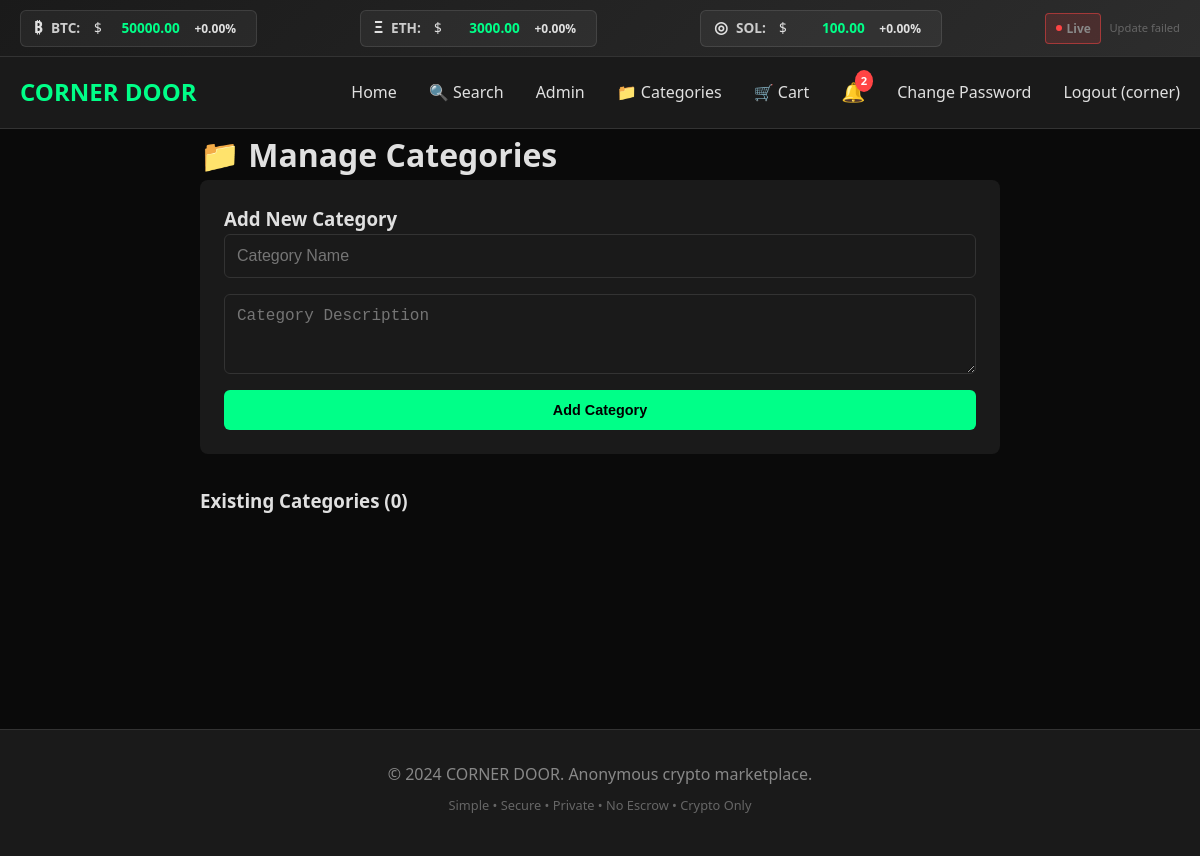
The app's page /admin/categories (signed in), older data.
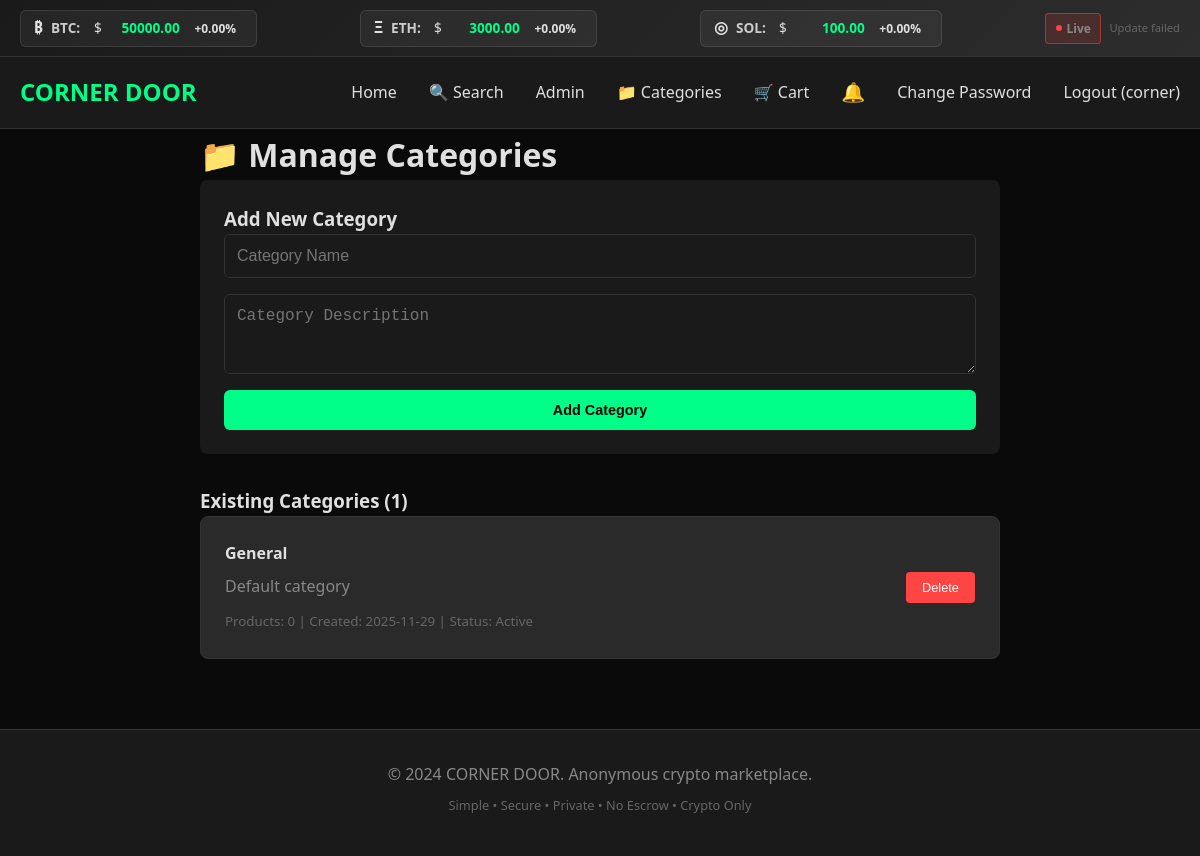
The same page, newer data.
### app.py (models this page shows, shortened)
class User(UserMixin, db.Model):
    id = db.Column(db.Integer, primary_key=True)
    username = db.Column(db.String(80), unique=True, nullable=False)
    password_hash = db.Column(db.String(120), nullable=False)
    recovery_phrase = db.Column(db.String(200))
    created_at = db.Column(db.DateTime, default=datetime.utcnow)
    is_active = db.Column(db.Boolean, default=True)
    is_admin = db.Column(db.Boolean, default=False)
    ip_hash = db.Column(db.String(64))
    unread_notifications = db.Column(db.Integer, default=0)
    unread_messages = db.Column(db.Integer, default=0)

class Category(db.Model):
    id = db.Column(db.Integer, primary_key=True)
    name = db.Column(db.String(50), unique=True, nullable=False)
    description = db.Column(db.Text)
    is_active = db.Column(db.Boolean, default=True)
    created_at = db.Column(db.DateTime, default=datetime.utcnow)
    products = db.relationship('Product', backref='category', lazy=True)

### app.py (the view, shortened to what this page needs)
@app.route('/admin/categories', methods=['GET', 'POST'])
@login_required
def admin_categories():
    if not current_user.is_admin:
        flash('Access denied', 'error')
        return redirect(url_for('index'))
    categories = Category.query.all()
    return render_template('admin/categories.html', categories=categories)

### app.py (called while the page is built)
@app.context_processor
def utility_processor():
    return dict(usd_to_crypto=usd_to_crypto)

@login_manager.user_loader
def load_user(user_id):
    return db.session.get(User, int(user_id))

### templates/admin/categories.html (shortened to what this page needs)
{% extends "base.html" %}
{% block content %}
<div style="max-width: 800px; margin: 0 auto;">
    <h1>📁 Manage Categories</h1>
    <div style="background-color: #1a1a1a; padding: 1.5rem; border-radius: 8px; margin-bottom: 2rem;">
        <h3>Add New Category</h3>
        <form method="POST">
            <div style="display: grid; gap: 1rem;">
                <input type="text" class="form-control" name="name" placeholder="Category Name" required>
                <textarea class="form-control" name="description" placeholder="Category Description" rows="3"></textarea>
                <button type="submit" class="btn">Add Category</button>
            </div>
        </form>
    </div>
    <h3>Existing Categories ({{ categories|length }})</h3>
    <div style="display: grid; gap: 1rem;">
        {% for category in categories %}
        <div style="background-color: #2a2a2a; padding: 1.5rem; border-radius: 8px; border: 1px solid #333;">
            <div style="display: flex; justify-content: between; align-items: center;">
                <div style="flex-grow: 1;">
                    <h4>{{ category.name }}</h4>
                    <p style="color: #888; margin: 0.5rem 0;">{{ category.description }}</p>
                    <small style="color: #666;">
                        Products: {{ category.products|length }} |
                        Created: {{ category.created_at.strftime('%Y-%m-%d') }} |
                        Status: {{ 'Active' if category.is_active else 'Inactive' }}
                    </small>
                </div>
                <div>
                    <button onclick="deleteCategory({{ category.id }})" class="delete-btn">
                        Delete
                    </button>
                </div>
            </div>
        </div>
        {% endfor %}
    </div>
</div>
{% endblock %}

### templates/base.html (shortened to what this page needs)
<!DOCTYPE html>
<html lang="en">
<head>
    <link rel="stylesheet" href="{{ url_for('static', filename='css/style.css') }}">
</head>
<body>
    <div class="crypto-ticker">
        <div class="container ticker-content">
            <div class="ticker-item">
                <span class="crypto-logo">₿</span>
                <span class="crypto-name">BTC:</span>
                $<span class="price" id="btc-price">{{ "%.2f"|format(crypto_prices.BTC) if crypto_prices else "50000.00" }}</span>
                <span class="price-change" id="btc-change">+0.00%</span>
            </div>
            <div class="ticker-item">
                <span class="crypto-logo">Ξ</span>
                <span class="crypto-name">ETH:</span>
                $<span class="price" id="eth-price">{{ "%.2f"|format(crypto_prices.ETH) if crypto_prices else "3000.00" }}</span>
                <span class="price-change" id="eth-change">+0.00%</span>
            </div>
            <div class="ticker-item">
                <span class="crypto-logo">◎</span>
                <span class="crypto-name">SOL:</span>
                $<span class="price" id="sol-price">{{ "%.2f"|format(crypto_prices.SOL) if crypto_prices else "100.00" }}</span>
                <span class="price-change" id="sol-change">+0.00%</span>
            </div>
            <div class="ticker-status">
                <span class="status-indicator" id="status-indicator">
                    <span class="status-dot"></span>
                    <span class="status-text">Live</span>
                </span>
                <span class="last-update" id="last-update">Updating...</span>
            </div>
        </div>
    </div>
    <header>
        <nav class="container">
            <div class="logo">CORNER DOOR</div>
            <div class="nav-links">
                <a href="{{ url_for('index') }}">Home</a>
                <a href="{{ url_for('search') }}">🔍 Search</a>
                {% if current_user.is_authenticated %}
                    {% if current_user.is_admin %}
                        <a href="{{ url_for('admin_dashboard') }}">Admin</a>
                    {% endif %}
                    {% if current_user.is_admin %}
                       <a href="{{ url_for('admin_categories') }}">📁 Categories</a>
                    {% endif %}
                    <a href="{{ url_for('view_cart') }}">🛒 Cart</a>
                    <div class="notification-bell">
                        <a href="{{ url_for('notifications') }}" class="notification-link">
                            🔔
                            {% if current_user.unread_notifications > 0 %}
                                <span class="notification-badge">{{ current_user.unread_notifications }}</span>
                            {% endif %}
                        </a>
                    </div>
                    <a href="{{ url_for('change_password') }}">Change Password</a>
                    <a href="{{ url_for('logout') }}">Logout ({{ current_user.username }})</a>
                {% else %}
                    <a href="{{ url_for('login') }}">Login</a>
                    <a href="{{ url_for('register') }}">Register</a>
                {% endif %}
            </div>
        </nav>
    </header>
    <main class="container">
        {% block content %}{% endblock %}
    </main>
    <footer>
        <div class="container">
            <p>&copy; 2024 CORNER DOOR. Anonymous crypto marketplace.</p>
            <p style="font-size: 0.8rem; color: #666; margin-top: 0.5rem;">
                Simple • Secure • Private • No Escrow • Crypto Only
            </p>
        </div>
    </footer>
</body>
</html>

Row changes from the older to the newer data that the page shows:
changed User "corner": unread_notifications "2" → (not shown)
added Category: name "General", description "Default category", products|length "0", created_at "2025-11-29", is_active "Active"
Text that changed along with them:
{{ categories|length }}: "0" → "1"
